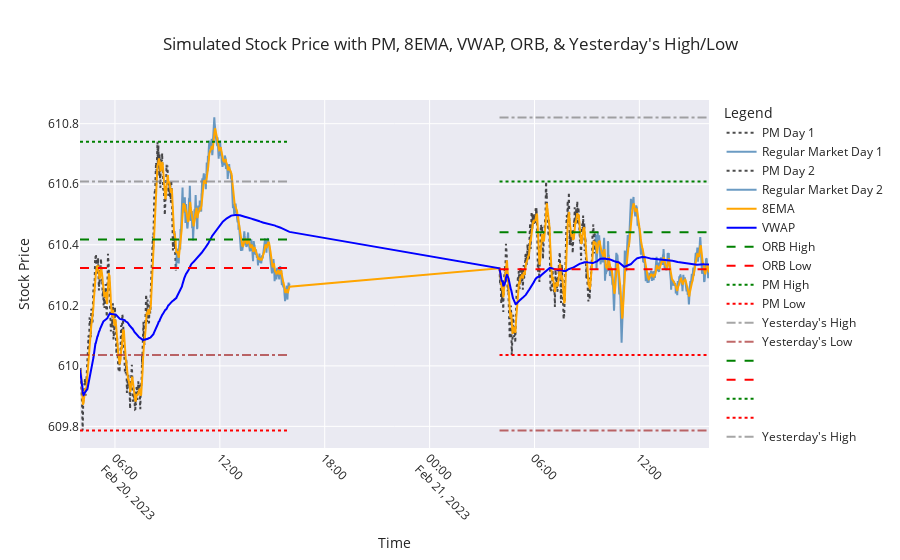

The notebook cell this image was saved under:
### Code cell
import numpy as np  # Importing numpy for numerical operations
import pandas as pd
import seaborn as sns
from plotly.subplots import make_subplots
from ipywidgets import widgets
from IPython.display import display
from Gen_SPY_With_Indicators import simulate_stock  # Importing simulation function
import matplotlib.pyplot as plt  # Importing matplotlib for plotting
import matplotlib.ticker as mticker  # For proper Y-axis formatting

def generate_signals(df, stop_loss_pct=0.02):
    """ Generates trade signals based on ORB, VWAP, 8EMA, PM High/Low, and Yest High/Low """

    df['Signal'] = ''
    df['Stop_Loss'] = np.nan  # Initialize Stop_Loss column

    # Buy Call: Price breaks ORB High & supported by 8EMA & VWAP
    df.loc[
        (df['Close'] > df['ORB_High']) & 
        (df['Close'] > df['VWAP']) & 
        (df['Close'] > df['8EMA']),
        'Signal'
    ] = 'BUY CALL'

    # Sell Put: Price breaks ORB Low & rejected by 8EMA & VWAP
    df.loc[
        (df['Close'] < df['ORB_Low']) & 
        (df['Close'] < df['VWAP']) & 
        (df['Close'] < df['8EMA']),
        'Signal'
    ] = 'BUY PUT'

    # Boost Call Confidence if PM High or Yesterday's High is broken
    df.loc[
        (df['Signal'] == 'BUY CALL') & 
        ((df['Close'] > df['PM_High']) | (df['Close'] > df['Yest_High'])),
        'Signal'
    ] = 'STRONG BUY CALL'

    # Boost Put Confidence if PM Low or Yesterday's Low is broken
    df.loc[
        (df['Signal'] == 'BUY PUT') & 
        ((df['Close'] < df['PM_Low']) | (df['Close'] < df['Yest_Low'])),
        'Signal'
    ] = 'STRONG BUY PUT'

    # Add stop loss levels
    df.loc[df['Signal'].isin(['BUY CALL', 'STRONG BUY CALL']), 'Stop_Loss'] = df['Close'] * (1 - stop_loss_pct)
    df.loc[df['Signal'].isin(['BUY PUT', 'STRONG BUY PUT']), 'Stop_Loss'] = df['Close'] * (1 + stop_loss_pct)

    return df

# Simulate Stock Data for 2 Days
simulated_data, yesterday_high, yesterday_low = simulate_stock(number_of_days)

# Apply Signal Generation
simulated_data = generate_signals(simulated_data)

import plotly.express as px
import plotly.graph_objects as go

# Set seaborn style
sns.set(style="whitegrid")

# Create a subplot
fig = make_subplots(rows=1, cols=1)

# Function to update the plot based on the toggle button
def update_plot(change):
    fig.data = []  # Clear existing traces

    if toggle_button.value:
        # Add candlestick traces for each day
        for day in simulated_data["Day"].unique():
            day_data = simulated_data[simulated_data["Day"] == day]
            pm_data = day_data[day_data["Session"] == "PM"]
            market_data = day_data[day_data["Session"] == "Regular Market"]

            if not pm_data.empty:
                fig.add_trace(go.Candlestick(x=pm_data['Timestamp'], open=pm_data['Open'], high=pm_data['High'], low=pm_data['Low'], close=pm_data['Close'], name=f"PM Day {day}"))
            if not market_data.empty:
                fig.add_trace(go.Candlestick(x=market_data['Timestamp'], open=market_data['Open'], high=market_data['High'], low=market_data['Low'], close=market_data['Close'], name=f"Regular Market Day {day}"))
    else:
        # Add line traces for each day
        for day in simulated_data["Day"].unique():
            day_data = simulated_data[simulated_data["Day"] == day]
            pm_data = day_data[day_data["Session"] == "PM"]
            market_data = day_data[day_data["Session"] == "Regular Market"]

            fig.add_trace(go.Scatter(x=pm_data['Timestamp'], y=pm_data['Close'], mode='lines', name=f"PM Day {day}", line=dict(color="black", dash="dot"), opacity=0.7))
            fig.add_trace(go.Scatter(x=market_data['Timestamp'], y=market_data['Close'], mode='lines', name=f"Regular Market Day {day}", line=dict(color="steelblue"), opacity=0.8))

    # Add traces for indicators
    fig.add_trace(go.Scatter(x=simulated_data['Timestamp'], y=simulated_data['8EMA'], mode='lines', name="8EMA", line=dict(color="orange")))
    fig.add_trace(go.Scatter(x=simulated_data['Timestamp'], y=simulated_data['VWAP'], mode='lines', name="VWAP", line=dict(color="blue")))

    # Add traces for ORB and PM High/Low
    for day in simulated_data['Day'].unique():
        day_data = simulated_data[simulated_data['Day'] == day]
        fig.add_trace(go.Scatter(x=day_data['Timestamp'], y=day_data['ORB_High'], mode='lines', name="ORB High" if day == 1 else "", line=dict(color="green", dash="dash")))
        fig.add_trace(go.Scatter(x=day_data['Timestamp'], y=day_data['ORB_Low'], mode='lines', name="ORB Low" if day == 1 else "", line=dict(color="red", dash="dash")))
        fig.add_trace(go.Scatter(x=day_data['Timestamp'], y=day_data['PM_High'], mode='lines', name="PM High" if day == 1 else "", line=dict(color="green", dash="dot")))
        fig.add_trace(go.Scatter(x=day_data['Timestamp'], y=day_data['PM_Low'], mode='lines', name="PM Low" if day == 1 else "", line=dict(color="red", dash="dot")))

        market_open_time = day_data['Timestamp'].iloc[0]
        market_close_time = day_data['Timestamp'].iloc[-1]
        if day == 1:
            fig.add_trace(go.Scatter(x=[market_open_time, market_close_time], y=[yesterday_high, yesterday_high], mode='lines', name="Yesterday's High", line=dict(color="gray", dash="dashdot"), opacity=0.7))
            fig.add_trace(go.Scatter(x=[market_open_time, market_close_time], y=[yesterday_low, yesterday_low], mode='lines', name="Yesterday's Low", line=dict(color="brown", dash="dashdot"), opacity=0.7))
        else:
            fig.add_trace(go.Scatter(x=[market_open_time, market_close_time], y=[day_data['Yest_High'].iloc[0], day_data['Yest_High'].iloc[0]], mode='lines', name="Yesterday's High" if day == 2 else "", line=dict(color="gray", dash="dashdot"), opacity=0.7))
            fig.add_trace(go.Scatter(x=[market_open_time, market_close_time], y=[day_data['Yest_Low'].iloc[0], day_data['Yest_Low'].iloc[0]], mode='lines', name="Yesterday's Low" if day == 2 else "", line=dict(color="brown", dash="dashdot"), opacity=0.7))

    # Update layout for better appearance
    fig.update_layout(
        title="Simulated Stock Price with PM, 8EMA, VWAP, ORB, & Yesterday's High/Low",
        xaxis_title="Time",
        yaxis_title="Stock Price",
        legend_title="Legend",
        xaxis=dict(tickangle=45),
        template="seaborn"
    )

    # Show the plot
    fig.show()

# Create a toggle button
toggle_button = widgets.ToggleButton(
    value=False,
    description='Toggle Candlestick',
    disabled=False,
    button_style='',
    tooltip='Toggle between line and candlestick chart',
    icon='line-chart'
)

# Attach the update function to the toggle button
toggle_button.observe(update_plot, names='value')

# Display the toggle button
# display(toggle_button)

# Initial plot update
update_plot(None)

# Print any part of the simulated data that contains BUY CALL or BUY PUT signals during Regular Market session
#print(simulated_data[(simulated_data['Signal'].isin(['BUY CALL', 'BUY PUT', 'STRONG BUY CALL', 'STRONG BUY PUT'])) & (simulated_data['Session'] == 'Regular Market')])

### Figure 1 — Plotly figure (JSON) as saved in the notebook; plotly's stock layout.template omitted (floating-point values rounded to 4 significant figures; data arrays with more than 128 entries replaced by an {"elided": "..."} marker saying what was removed)
{"data": [{"line": {"color": "black", "dash": "dot"}, "mode": "lines", "name": "PM Day 1", "opacity": 0.7, "type": "scatter", "x": {"elided": "330 str values"}, "y": {"elided": "330 float values"}}, {"line": {"color": "steelblue"}, "mode": "lines", "name": "Regular Market Day 1", "opacity": 0.8, "type": "scatter", "x": {"elided": "390 str values"}, "y": {"elided": "390 float values"}}, {"line": {"color": "black", "dash": "dot"}, "mode": "lines", "name": "PM Day 2", "opacity": 0.7, "type": "scatter", "x": {"elided": "330 str values"}, "y": {"elided": "330 float values"}}, {"line": {"color": "steelblue"}, "mode": "lines", "name": "Regular Market Day 2", "opacity": 0.8, "type": "scatter", "x": {"elided": "390 str values"}, "y": {"elided": "390 float values"}}, {"line": {"color": "orange"}, "mode": "lines", "name": "8EMA", "type": "scatter", "x": {"elided": "1440 str values"}, "y": {"elided": "1440 float values"}}, {"line": {"color": "blue"}, "mode": "lines", "name": "VWAP", "type": "scatter", "x": {"elided": "1440 str values"}, "y": {"elided": "1440 float values"}}, {"line": {"color": "green", "dash": "dash"}, "mode": "lines", "name": "ORB High", "type": "scatter", "x": {"elided": "720 str values"}, "y": {"elided": "720 float values"}}, {"line": {"color": "red", "dash": "dash"}, "mode": "lines", "name": "ORB Low", "type": "scatter", "x": {"elided": "720 str values"}, "y": {"elided": "720 float values"}}, {"line": {"color": "green", "dash": "dot"}, "mode": "lines", "name": "PM High", "type": "scatter", "x": {"elided": "720 str values"}, "y": {"elided": "720 float values"}}, {"line": {"color": "red", "dash": "dot"}, "mode": "lines", "name": "PM Low", "type": "scatter", "x": {"elided": "720 str values"}, "y": {"elided": "720 float values"}}, {"line": {"color": "gray", "dash": "dashdot"}, "mode": "lines", "name": "Yesterday's High", "opacity": 0.7, "type": "scatter", "x": ["2023-02-20T04:00:00", "2023-02-20T15:59:00"], "y": [610.6, 610.6]}, {"line": {"color": "brown", "dash": "dashdot"}, "mode": "lines", "name": "Yesterday's Low", "opacity": 0.7, "type": "scatter", "x": ["2023-02-20T04:00:00", "2023-02-20T15:59:00"], "y": [610.0, 610.0]}, {"line": {"color": "green", "dash": "dash"}, "mode": "lines", "name": "", "type": "scatter", "x": {"elided": "720 str values"}, "y": {"elided": "720 float values"}}, {"line": {"color": "red", "dash": "dash"}, "mode": "lines", "name": "", "type": "scatter", "x": {"elided": "720 str values"}, "y": {"elided": "720 float values"}}, {"line": {"color": "green", "dash": "dot"}, "mode": "lines", "name": "", "type": "scatter", "x": {"elided": "720 str values"}, "y": {"elided": "720 float values"}}, {"line": {"color": "red", "dash": "dot"}, "mode": "lines", "name": "", "type": "scatter", "x": {"elided": "720 str values"}, "y": {"elided": "720 float values"}}, {"line": {"color": "gray", "dash": "dashdot"}, "mode": "lines", "name": "Yesterday's High", "opacity": 0.7, "type": "scatter", "x": ["2023-02-21T04:00:00", "2023-02-21T15:59:00"], "y": [610.8, 610.8]}, {"line": {"color": "brown", "dash": "dashdot"}, "mode": "lines", "name": "Yesterday's Low", "opacity": 0.7, "type": "scatter", "x": ["2023-02-21T04:00:00", "2023-02-21T15:59:00"], "y": [609.8, 609.8]}], "layout": {"legend": {"title": {"text": "Legend"}}, "title": {"text": "Simulated Stock Price with PM, 8EMA, VWAP, ORB, & Yesterday's High/Low"}, "xaxis": {"anchor": "y", "domain": [0, 1], "tickangle": 45, "title": {"text": "Time"}}, "yaxis": {"anchor": "x", "domain": [0, 1], "title": {"text": "Stock Price"}}}}
